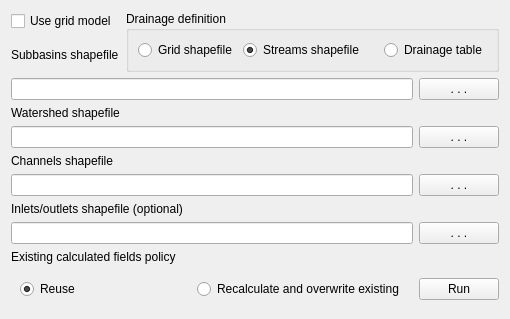
     <widget class="QWidget" name="existTab">
      <attribute name="title">
       <string>Use existing watershed</string>
      </attribute>
      <layout class="QGridLayout" name="gridLayout_13">
       <item row="0" column="0">
        <widget class="QCheckBox" name="useGrid">
         <property name="toolTip">
          <string>Use a watershed grid to define the watershed and subbasins.</string>
         </property>
         <property name="text">
          <string>Use grid model</string>
         </property>
        </widget>
       </item>
       <item row="0" column="1" rowspan="2" colspan="2">
        <widget class="QGroupBox" name="drainGroupBox">
         <property name="sizePolicy">
          <sizepolicy hsizetype="MinimumExpanding" vsizetype="Minimum">
           <horstretch>0</horstretch>
           <verstretch>0</verstretch>
          </sizepolicy>
         </property>
         <property name="title">
          <string>Drainage definition</string>
         </property>
         <layout class="QGridLayout" name="gridLayout_5">
          <item row="0" column="0">
           <widget class="QRadioButton" name="drainGridButton">
            <property name="toolTip">
             <string>Use PolygonId and DownId fields in the watershed shapefile to define the drainage pattern.</string>
            </property>
            <property name="text">
             <string>Grid shapefile</string>
            </property>
            <property name="checked">
             <bool>false</bool>
            </property>
           </widget>
          </item>
          <item row="0" column="2">
           <widget class="QRadioButton" name="drainTableButton">
            <property name="toolTip">
             <string>Use a csv file to define the drainage pattern.</string>
            </property>
            <property name="text">
             <string>Drainage table</string>
            </property>
           </widget>
          </item>
          <item row="0" column="1">
           <widget class="QRadioButton" name="drainStreamsButton">
            <property name="toolTip">
             <string>Use a streams shapefile to define the drainage pattern.</string>
            </property>
            <property name="text">
             <string>Streams shapefile    </string>
            </property>
            <property name="checked">
             <bool>true</bool>
            </property>
           </widget>
          </item>
         </layout>
        </widget>
       </item>
       <item row="1" column="0">
        <widget class="QLabel" name="selectSubbasinsLabel">
         <property name="text">
          <string>Subbasins shapefile</string>
         </property>
        </widget>
       </item>
       <item row="2" column="0" colspan="2">
        <widget class="QLineEdit" name="selectSubbasins">
         <property name="sizePolicy">
          <sizepolicy hsizetype="Expanding" vsizetype="Preferred">
           <horstretch>0</horstretch>
           <verstretch>0</verstretch>
          </sizepolicy>
         </property>
        </widget>
       </item>
       <item row="2" column="2">
        <widget class="QPushButton" name="selectSubbasinsButton">
         <property name="sizePolicy">
          <sizepolicy hsizetype="Fixed" vsizetype="Fixed">
           <horstretch>0</horstretch>
           <verstretch>0</verstretch>
          </sizepolicy>
         </property>
         <property name="toolTip">
          <string>Select a polygon shapefile showing the subbasins and watershed boundary</string>
         </property>
         <property name="text">
          <string>. . .</string>
         </property>
        </widget>
       </item>
       <item row="3" column="0">
        <widget class="QLabel" name="selectWshedLabel">
         <property name="text">
          <string>Watershed shapefile</string>
         </property>
        </widget>
       </item>
       <item row="4" column="0" colspan="2">
        <widget class="QLineEdit" name="selectWshed">
         <property name="sizePolicy">
          <sizepolicy hsizetype="Preferred" vsizetype="Fixed">
           <horstretch>0</horstretch>
           <verstretch>0</verstretch>
          </sizepolicy>
         </property>
        </widget>
       </item>
       <item row="4" column="2">
        <widget class="QPushButton" name="selectWshedButton">
         <property name="sizePolicy">
          <sizepolicy hsizetype="Fixed" vsizetype="Fixed">
           <horstretch>0</horstretch>
           <verstretch>0</verstretch>
          </sizepolicy>
         </property>
         <property name="toolTip">
          <string>&lt;html&gt;&lt;head/&gt;&lt;body&gt;&lt;p&gt;Select a polygon shapefile showing the drainage areas for all the channels in the channels shapefile.&lt;/p&gt;&lt;p&gt;&lt;br/&gt;&lt;/p&gt;&lt;p&gt;This is usually more detailed than the subbasins shapefile, but can be the same file.&lt;/p&gt;&lt;p&gt;&lt;br/&gt;&lt;/p&gt;&lt;/body&gt;&lt;/html&gt;</string>
         </property>
         <property name="text">
          <string>. . .</string>
         </property>
        </widget>
       </item>
       <item row="5" column="0">
        <widget class="QLabel" name="selectStreamsLabel">
         <property name="text">
          <string>Channels shapefile</string>
         </property>
        </widget>
       </item>
       <item row="6" column="0" colspan="2">
        <widget class="QLineEdit" name="selectStreams">
         <property name="sizePolicy">
          <sizepolicy hsizetype="Preferred" vsizetype="Fixed">
           <horstretch>0</horstretch>
           <verstretch>0</verstretch>
          </sizepolicy>
         </property>
        </widget>
       </item>
       <item row="6" column="2">
        <widget class="QPushButton" name="selectStreamsButton">
         <property name="sizePolicy">
          <sizepolicy hsizetype="Fixed" vsizetype="Fixed">
           <horstretch>0</horstretch>
           <verstretch>0</verstretch>
          </sizepolicy>
         </property>
         <property name="toolTip">
          <string>Select a line shapefile showing the stream network</string>
         </property>
         <property name="text">
          <string>. . .</string>
         </property>
        </widget>
       </item>
       <item row="7" column="0" colspan="2">
        <widget class="QLabel" name="selectExistOutletsLabel">
         <property name="text">
          <string>Inlets/outlets shapefile (optional)</string>
         </property>
        </widget>
       </item>
       <item row="8" column="0" colspan="2">
        <widget class="QLineEdit" name="selectExistOutlets">
         <property name="sizePolicy">
          <sizepolicy hsizetype="Preferred" vsizetype="Fixed">
           <horstretch>0</horstretch>
           <verstretch>0</verstretch>
          </sizepolicy>
         </property>
        </widget>
       </item>
       <item row="8" column="2">
        <widget class="QPushButton" name="selectExistOutletsButton">
         <property name="sizePolicy">
          <sizepolicy hsizetype="Fixed" vsizetype="Fixed">
           <horstretch>0</horstretch>
           <verstretch>0</verstretch>
          </sizepolicy>
         </property>
         <property name="toolTip">
          <string>Select a point shapefile showing inlets, outlets, reservoirs and point sources.  If you do not use this option your watershed will have only outlets where the stream network exits from the watershed boundary.</string>
         </property>
         <property name="text">
          <string>. . .</string>
         </property>
        </widget>
       </item>
       <item row="9" column="0" colspan="2">
        <widget class="QLabel" name="existFieldsLabel">
         <property name="toolTip">
          <string>Policy for calculating values like subbasin area and stream length for placing in database.  Fields in shapefiles are not actually changed by either policy.</string>
         </property>
         <property name="text">
          <string>Existing calculated fields policy</string>
         </property>
        </widget>
       </item>
       <item row="10" column="0" colspan="2">
        <widget class="QWidget" name="widget_3" native="true">
         <layout class="QGridLayout" name="gridLayout_11">
          <item row="0" column="0">
           <widget class="QRadioButton" name="reuseButton">
            <property name="toolTip">
             <string>Reuse existing fields like area and length from shapefiles</string>
            </property>
            <property name="text">
             <string>Reuse</string>
            </property>
            <property name="checked">
             <bool>true</bool>
            </property>
           </widget>
          </item>
          <item row="0" column="1">
           <widget class="QRadioButton" name="recalcButton">
            <property name="toolTip">
             <string>Recalculate existing fields like area and length even if found in shapefiles</string>
            </property>
            <property name="text">
             <string>Recalculate and overwrite existing</string>
            </property>
           </widget>
          </item>
         </layout>
        </widget>
       </item>
       <item row="10" column="2">
        <widget class="QPushButton" name="existRunButton">
         <property name="sizePolicy">
          <sizepolicy hsizetype="Preferred" vsizetype="Fixed">
           <horstretch>0</horstretch>
           <verstretch>0</verstretch>
          </sizepolicy>
         </property>
         <property name="toolTip">
          <string>Delineate the watershed</string>
         </property>
         <property name="text">
          <string>Run</string>
         </property>
        </widget>
       </item>
      </layout>
     </widget>
